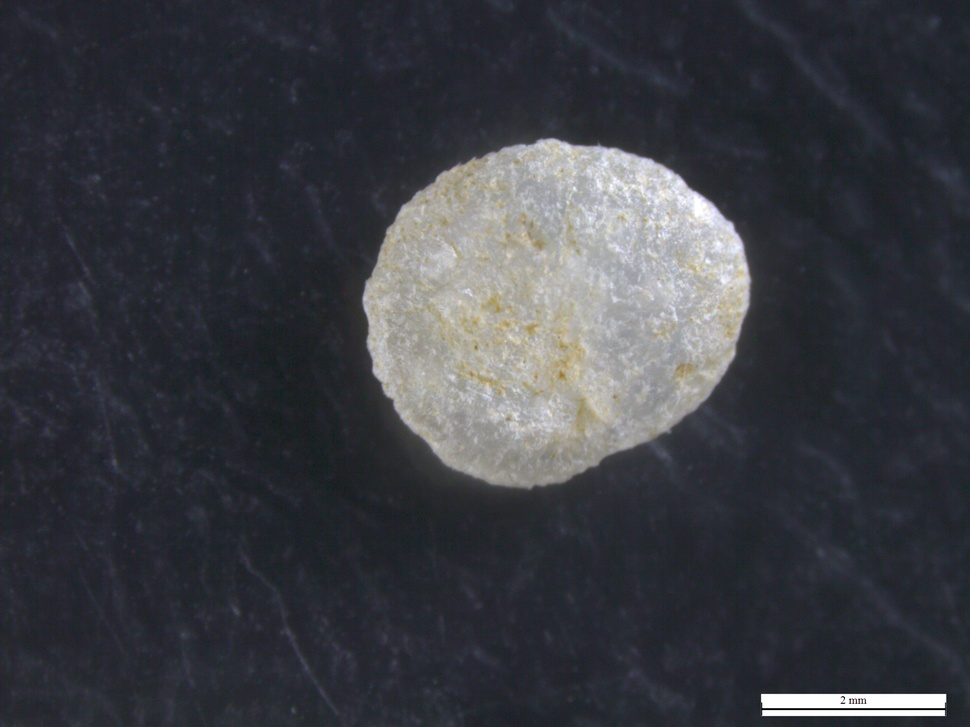
#> input picture notebooks/00-images/cl1_p11_moca2_deixa5_a0001.jpg, 970 x 727 px, shrunk from 2048 x 1536 before the run; its folder holds only this picture in this run
$ python 00-segmentation.py
#> lines starting #> are read from the running program, lines starting #| are printed output that depends on the picture; after the words box and inside, x2 and y2 are one past the last pixel; in counts of white or black regions, pixels touching at a corner belong together
from pathlib import Path

import matplotlib.pyplot as plt
import numpy as np
from skimage import filters, io, morphology, segmentation
from skimage.color import rgb2gray
from skimage.measure import label, regionprops

plt.interactive(True)


def open_image(fname):
#> called with fname = '00-images/cl1_p11_moca2_deixa5_a0001.jpg'
    return io.imread(fname)
#> returned value is the input picture: shape (727, 970, 3); mean R, G, B 59.1, 61.1, 67


def image_segmentation(img):
    gray = rgb2gray(img)
    mask = gray > filters.threshold_otsu(gray)
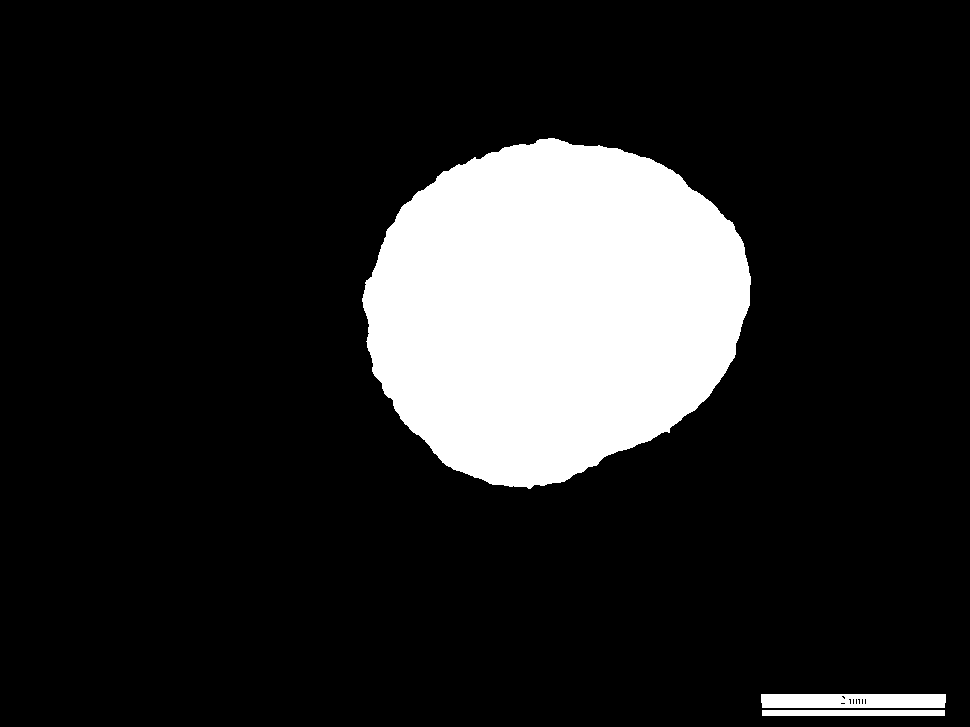
#> mask: shape (727, 970) bool; 15% white; 3 white regions, box (x1, y1, x2, y2) and area: (362, 138, 751, 489) 101893, (761, 694, 946, 708) 2539, (762, 710, 945, 716) 1098
    borders = segmentation.clear_border(mask).astype(np.int64)
#> borders: shape (727, 970) int64; values 0 (black) and 1 (white), 15% white; 3 white regions
    segmentation.mark_boundaries(gray, borders)
    label_img = label(borders)
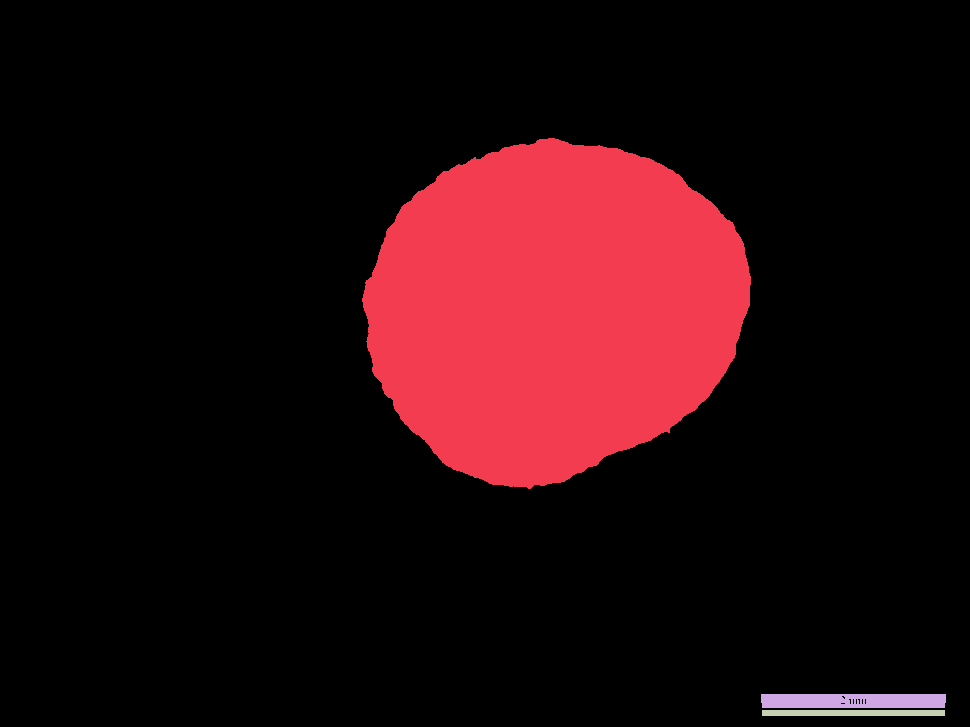
#> label_img: shape (727, 970) int64; 4 distinct labels, from 0 to 3; one colour per label, 0 black
    regions = regionprops(label_img)
#> regions = 3 regions; box (x1, y1, x2, y2) and area: (362, 138, 751, 489) 101893, (761, 694, 946, 708) 2539, (762, 710, 945, 716) 1098
    return mask, borders, regions


def find_pellet(regions):
    area = 0
    for region in regions:
        if region.area > area:
            area = region.area
            pellet = region
    return pellet


def mask_background(mask, pellet):
    threshold = pellet.area * 0.01
    return morphology.remove_small_objects(mask, pellet.area - threshold)


def show_masked(img, borders, maskr):
    fig, (ax0, ax1) = plt.subplots(ncols=2, figsize=(8, 8))

    masked = img.copy()
    masked[~maskr] = 255
    ax0.imshow(masked)
    ax1.imshow(img)
    ax1.contour(borders, [0.5], colors="r")


from glob import glob

fnames = glob("00-images/*.jpg")
bad_pellets = [
    "cl1_p1_psul_deixa1_g0007",
    "cl1_p2_joaq_dunai_e0009",
    "cl1_p3_joaq_dunaiii_b0010",
    "cl1_p12_moca2_deixa4_b0011",
    "cl1_p12_moca2_deixa4_c0007",
    "cl1_p12_moca2_deixa4_b0011",
    "cl1_p12_moca2_deixa4_c0007",
    "cl1_p2_joaq_dunaiii_f0011",
    "cl1_p2_joaq_dunai_d0007",
    "cl1_p2_joaq_dunai_d0008",
    "cl1_p2_joaq_dunaiii_f0010",
    "cl1_p4_brava_deixa3_b0005",
    "cl1_p4_brava_deixa3_b0006",
    "cl1_p4_brava_deixa3_c0002",
    "cl1_p4_brava_deixa5_e0010",
    "cl1_p5_moca2_deixa3_d0006",
    "cl1_p9_moca2_deixa5_a0003",
    "cl1_p9_moca2_deixa5_a0004",
    "cl1_p12_lagoinha_deixa2_h0002",
    "cl1_p12_lagoinha_deixa2_h0003",
    "cl1_p12_moca2_deixa4_d0010",
    "cl1_p12_moca2_deixa4_f0009"
]

for fname in fnames:
    pellet = Path(fname).stem
    if pellet in bad_pellets:
        print(f"Skipping pellet {pellet}.\n")
        continue

    img = open_image(fname)

    mask, borders, regions = image_segmentation(img)
    area = find_pellet(regions)
#> the loop in find_pellet, `for region in regions:` made 3 passes
#> area on pass 1: 101893
#> after the loop in find_pellet, `for region in regions:`: area = 101893

    maskr = mask_background(mask, area)
#> in mask_background, `return morphology.remove_small_objects(mask, pellet.area - threshold)`:
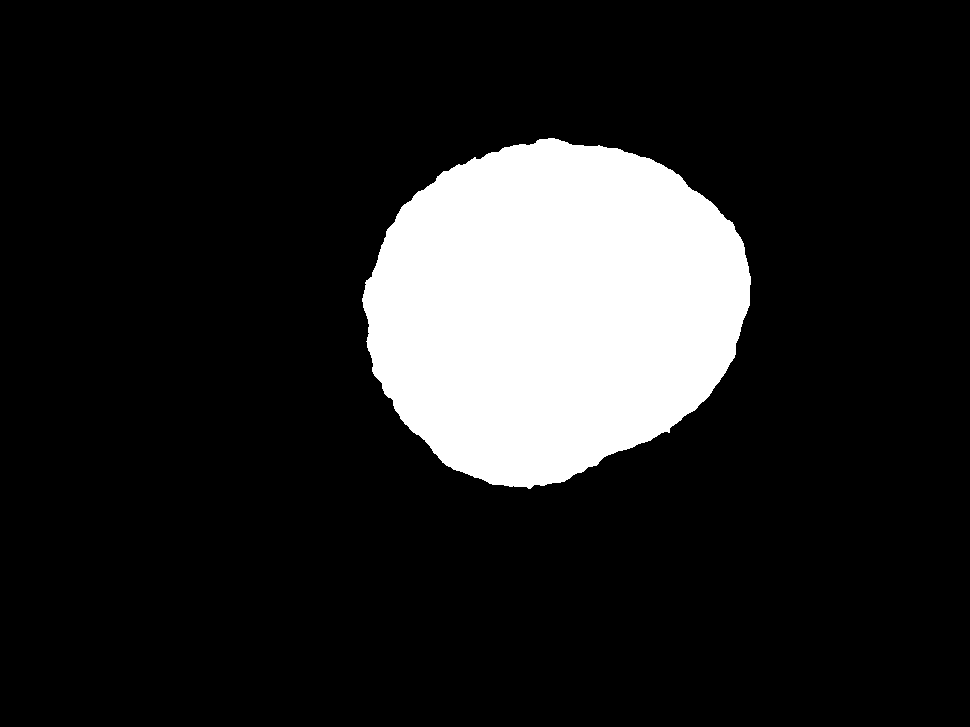
#> returned value: shape (727, 970) bool; 14.4% white; 1 white region, box (x1, y1, x2, y2) and area: (362, 138, 751, 489) 101893

    print(f"Processing image {fname}.")
    savename = f"01-masks/{pellet}"
    np.save(savename, maskr)
    print(f"Saved mask into {savename}.\n")

$ run again, on notebooks/00-images/cl1_p12_moca2_deixa4_b0007.jpg
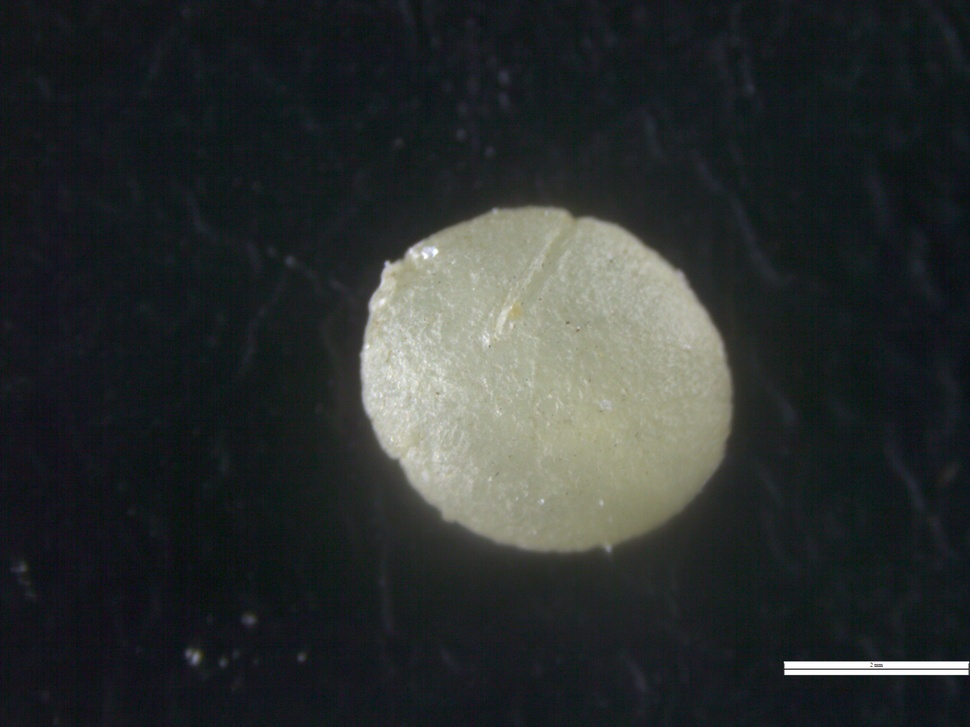
#> input picture notebooks/00-images/cl1_p12_moca2_deixa4_b0007.jpg, 970 x 727 px, shrunk from 2048 x 1536 before the run
#> in open_image, returned value is the input picture: shape (727, 970, 3); mean R, G, B 44.1, 48.1, 47.6
#> mask: shape (727, 970) bool; 14.6% white; 4 white regions, box (x1, y1, x2, y2) and area: (360, 206, 732, 552) 100520, (784, 661, 970, 669) 1481, (784, 670, 969, 675) 925, (193, 654, 199, 662) 35
#> borders: shape (727, 970) int64; values 0 (black) and 1 (white), 14.4% white; 3 white regions
#> in image_segmentation, `label_img = label(borders)`:
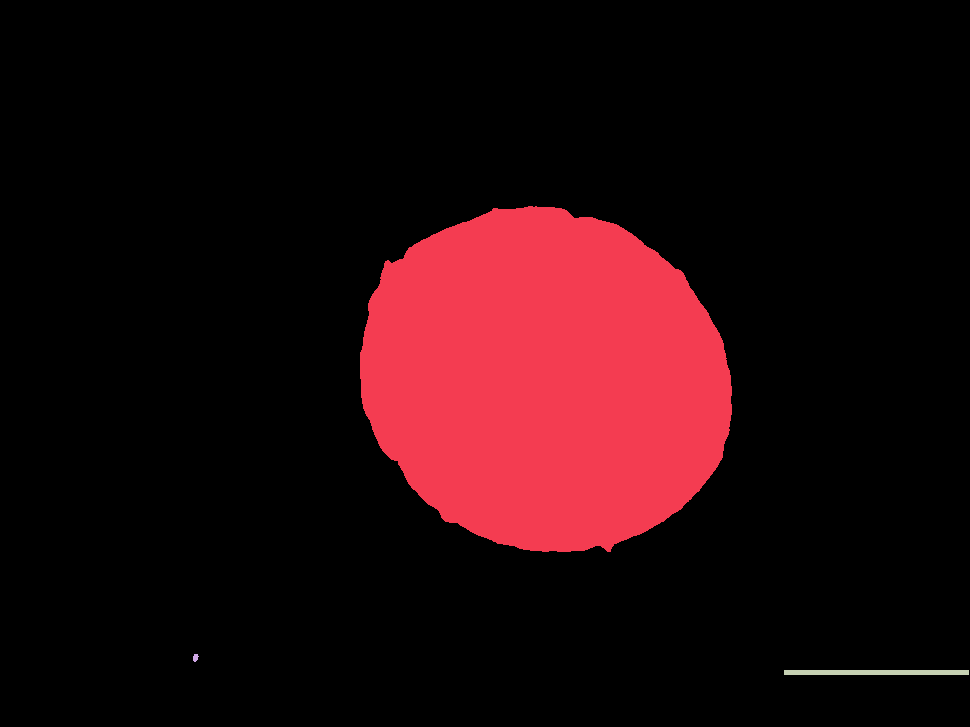
#> label_img: shape (727, 970) int64; 4 distinct labels, from 0 to 3; one colour per label, 0 black
#> in image_segmentation, `regions = regionprops(label_img)`: regions = 3 regions; box (x1, y1, x2, y2) and area: (360, 206, 732, 552) 100520, (784, 670, 969, 675) 925, (193, 654, 199, 662) 35
#> the loop in find_pellet, `for region in regions:` made 3 passes
#> area on pass 1: 100520
#> after the loop in find_pellet, `for region in regions:`: area = 100520
#> in mask_background, `return morphology.remove_small_objects(mask, pellet.area - threshold)`:
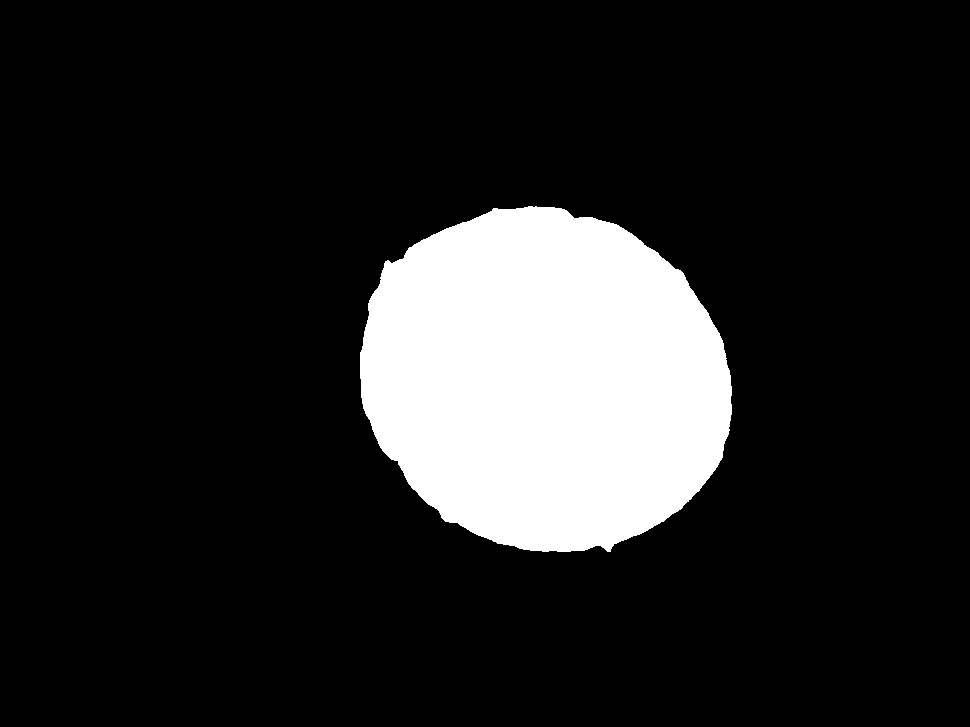
#> returned value: shape (727, 970) bool; 14.3% white; 1 white region, box (x1, y1, x2, y2) and area: (360, 206, 732, 552) 100520

$ run again, on notebooks/00-images/cl1_p12_moca2_deixa4_c0005.jpg
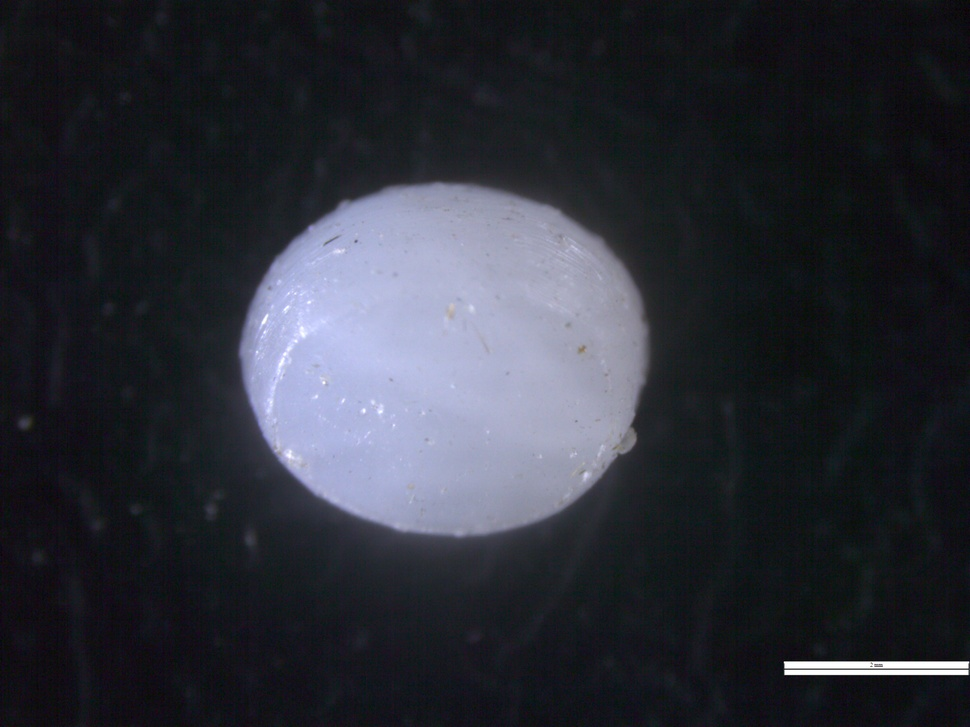
#> input picture notebooks/00-images/cl1_p12_moca2_deixa4_c0005.jpg, 970 x 727 px, shrunk from 2048 x 1536 before the run
#> in open_image, returned value is the input picture: shape (727, 970, 3); mean R, G, B 45, 47.4, 56
#> mask: shape (727, 970) bool; 16.4% white; 3 white regions, box (x1, y1, x2, y2) and area: (240, 183, 647, 538) 113353, (784, 661, 970, 669) 1481, (784, 670, 969, 675) 925
#> borders: shape (727, 970) int64; values 0 (black) and 1 (white), 16.2% white; 2 white regions
#> in image_segmentation, `label_img = label(borders)`:
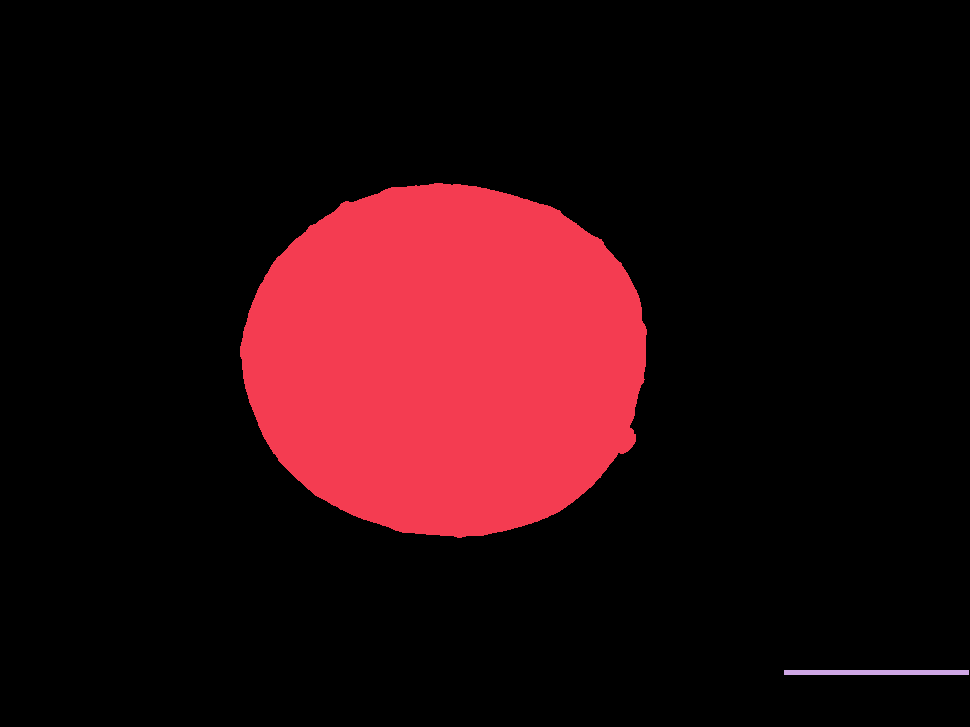
#> label_img: shape (727, 970) int64; 3 distinct labels, from 0 to 2; one colour per label, 0 black
#> in image_segmentation, `regions = regionprops(label_img)`: regions = 2 regions; box (x1, y1, x2, y2) and area: (240, 183, 647, 538) 113353, (784, 670, 969, 675) 925
#> the loop in find_pellet, `for region in regions:` made 2 passes
#> area on pass 1: 113353
#> after the loop in find_pellet, `for region in regions:`: area = 113353
#> in mask_background, `return morphology.remove_small_objects(mask, pellet.area - threshold)`:
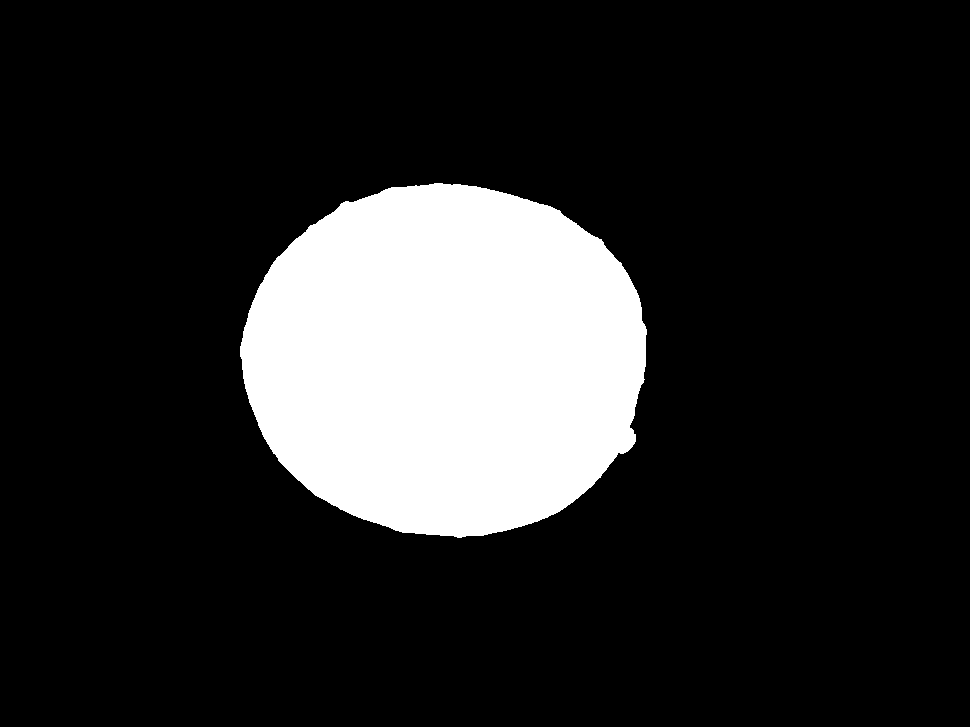
#> returned value: shape (727, 970) bool; 16.1% white; 1 white region, box (x1, y1, x2, y2) and area: (240, 183, 647, 538) 113353
